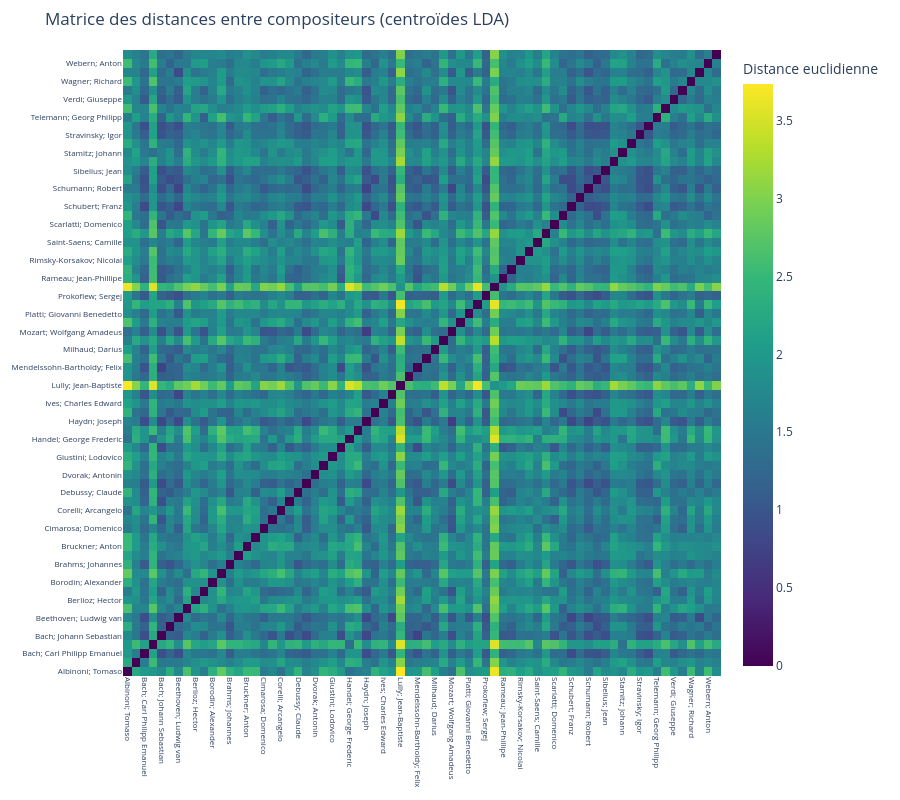

Notebook cell for this chart:
### Code cell
scaler = StandardScaler()
X_scaled = scaler.fit_transform(X)
le = LabelEncoder()
y_encoded = le.fit_transform(y)
class_names = le.classes_
n_classes = len(class_names)
lda_dim = 3
n_neighbors = 4
n_splits = 5
pca_dim = 100
random_state = 42
pca = PCA(n_components=pca_dim, random_state=random_state)
X_pca = pca.fit_transform(X_scaled)
lda = LinearDiscriminantAnalysis(n_components=dim, solver='eigen', shrinkage='auto')
X_lda = lda.fit_transform(X_pca, y_encoded)
dico_centroids = {}
for cls in range(n_classes):
    composer = class_names[cls]
    class_points = X_lda[y_encoded == cls]
    centroid = class_points.mean(axis=0)
    dico_centroids[composer] = centroid

# Calcul de la matrice des distances euclidiennes entre centroïdes
centroid_matrix = np.vstack([dico_centroids[composer] for composer in class_names])
distance_matrix = np.zeros((n_classes, n_classes))
for i in range(len(class_names)):
    for j in range(len(class_names)):
        if i != j:
            distance_matrix[i, j] = distance(i, j,X,y_encoded)


fig = go.Figure(data=go.Heatmap(
    z=distance_matrix,
    x=class_names,
    y=class_names,
    colorscale='Viridis',
    colorbar=dict(title='Distance euclidienne'),
    hovertemplate='De %{y}<br>à %{x}<br>Distance: %{z:.2f}<extra></extra>',
))

fig.update_layout(
    title="Matrice des distances entre compositeurs (centroïdes LDA)",
    xaxis=dict(tickangle=90, tickfont=dict(size=8)),
    yaxis=dict(tickfont=dict(size=8)),
    width=900,
    height=800,
    margin=dict(l=100, b=100, t=50, r=50)
)
fig.show()

### Figure 1 — Plotly figure (JSON) as saved in the notebook; plotly's stock layout.template omitted (floating-point values rounded to 4 significant figures; data arrays with more than 128 entries replaced by an {"elided": "..."} marker saying what was removed)
{"data": [{"colorbar": {"title": {"text": "Distance euclidienne"}}, "colorscale": [[0, "#440154"], [0.1111, "#482878"], [0.2222, "#3e4989"], [0.3333, "#31688e"], [0.4444, "#26828e"], [0.5556, "#1f9e89"], [0.6667, "#35b779"], [0.7778, "#6ece58"], [0.8889, "#b5de2b"], [1, "#fde725"]], "hovertemplate": "De %{y}<br>à %{x}<br>Distance: %{z:.2f}<extra></extra>", "type": "heatmap", "x": ["Albinoni; Tomaso", "Antheil; George", "Bach; Carl Philipp Emanuel", "Bach; Johann Christian", "Bach; Johann Sebastian", "Bartok; Bela", "Beethoven; Ludwig van", "Berg; Alban", "Berlioz; Hector", "Boccherini; Luigi Rodolofo", "Borodin; Alexander", "Boulez; Pierre", "Brahms; Johannes", "Britten; Benjamin", "Bruckner; Anton", "Chopin; Frederic", "Cimarosa; Domenico", "Clementi; Muzio", "Corelli; Arcangelo", "Couperin; Francois", "Debussy; Claude", "Dussek; Jan Ladislav", "Dvorak; Antonin", "Faure; Gabriel", "Giustini; Lodovico", "Grieg; Edvard", "Handel; George Frederic", "Haydn; Johann Michael", "Haydn; Joseph", "Hindemith; Paul", "Ives; Charles Edward", "Liszt; Franz", "Lully; Jean-Baptiste", "Mahler; Gustav", "Mendelssohn-Bartholdy; Felix", "Messiaen; Olivier", "Milhaud; Darius", "Mozart; Leopold", "Mozart; Wolfgang Amadeus", "Mussorgsky; Modest", "Platti; Giovanni Benedetto", "Pleyel; Ignace Joseph", "Prokofiew; Sergej", "Purcell; Henry", "Rameau; Jean-Phillipe", "Ravel; Maurice", "Rimsky-Korsakov; Nicolai", "Rossini; Gioacchino", "Saint-Saens; Camille", "Salieri; Antonio", "Scarlatti; Domenico", "Schoenberg; Arnold", "Schubert; Franz", "Schumann; Clara", "Schumann; Robert", "Shostakovich; Dmitri", "Sibelius; Jean", "Smetana; Bedrich", "Stamitz; Johann", "Strauss; Richard", "Stravinsky; Igor", "Tchaikovsky; Peter Iljitsch", "Telemann; Georg Philipp", "Varese; Edgar", "Verdi; Giuseppe", "Vivaldi; Antonio", "Wagner; Richard", "Weber; Carl Maria von", "Webern; Anton", "Weill; Kurt"], "y": ["Albinoni; Tomaso", "Antheil; George", "Bach; Carl Philipp Emanuel", "Bach; Johann Christian", "Bach; Johann Sebastian", "Bartok; Bela", "Beethoven; Ludwig van", "Berg; Alban", "Berlioz; Hector", "Boccherini; Luigi Rodolofo", "Borodin; Alexander", "Boulez; Pierre", "Brahms; Johannes", "Britten; Benjamin", "Bruckner; Anton", "Chopin; Frederic", "Cimarosa; Domenico", "Clementi; Muzio", "Corelli; Arcangelo", "Couperin; Francois", "Debussy; Claude", "Dussek; Jan Ladislav", "Dvorak; Antonin", "Faure; Gabriel", "Giustini; Lodovico", "Grieg; Edvard", "Handel; George Frederic", "Haydn; Johann Michael", "Haydn; Joseph", "Hindemith; Paul", "Ives; Charles Edward", "Liszt; Franz", "Lully; Jean-Baptiste", "Mahler; Gustav", "Mendelssohn-Bartholdy; Felix", "Messiaen; Olivier", "Milhaud; Darius", "Mozart; Leopold", "Mozart; Wolfgang Amadeus", "Mussorgsky; Modest", "Platti; Giovanni Benedetto", "Pleyel; Ignace Joseph", "Prokofiew; Sergej", "Purcell; Henry", "Rameau; Jean-Phillipe", "Ravel; Maurice", "Rimsky-Korsakov; Nicolai", "Rossini; Gioacchino", "Saint-Saens; Camille", "Salieri; Antonio", "Scarlatti; Domenico", "Schoenberg; Arnold", "Schubert; Franz", "Schumann; Clara", "Schumann; Robert", "Shostakovich; Dmitri", "Sibelius; Jean", "Smetana; Bedrich", "Stamitz; Johann", "Strauss; Richard", "Stravinsky; Igor", "Tchaikovsky; Peter Iljitsch", "Telemann; Georg Philipp", "Varese; Edgar", "Verdi; Giuseppe", "Vivaldi; Antonio", "Wagner; Richard", "Weber; Carl Maria von", "Webern; Anton", "Weill; Kurt"], "z": {"elided": "70x70 float values"}}], "layout": {"height": 800, "margin": {"b": 100, "l": 100, "r": 50, "t": 50}, "title": {"text": "Matrice des distances entre compositeurs (centroïdes LDA)"}, "width": 900, "xaxis": {"autorange": true, "range": [-0.5, 69.5], "tickangle": 90, "tickfont": {"size": 8}, "type": "category"}, "yaxis": {"autorange": true, "range": [-0.5, 69.5], "tickfont": {"size": 8}, "type": "category"}}}
